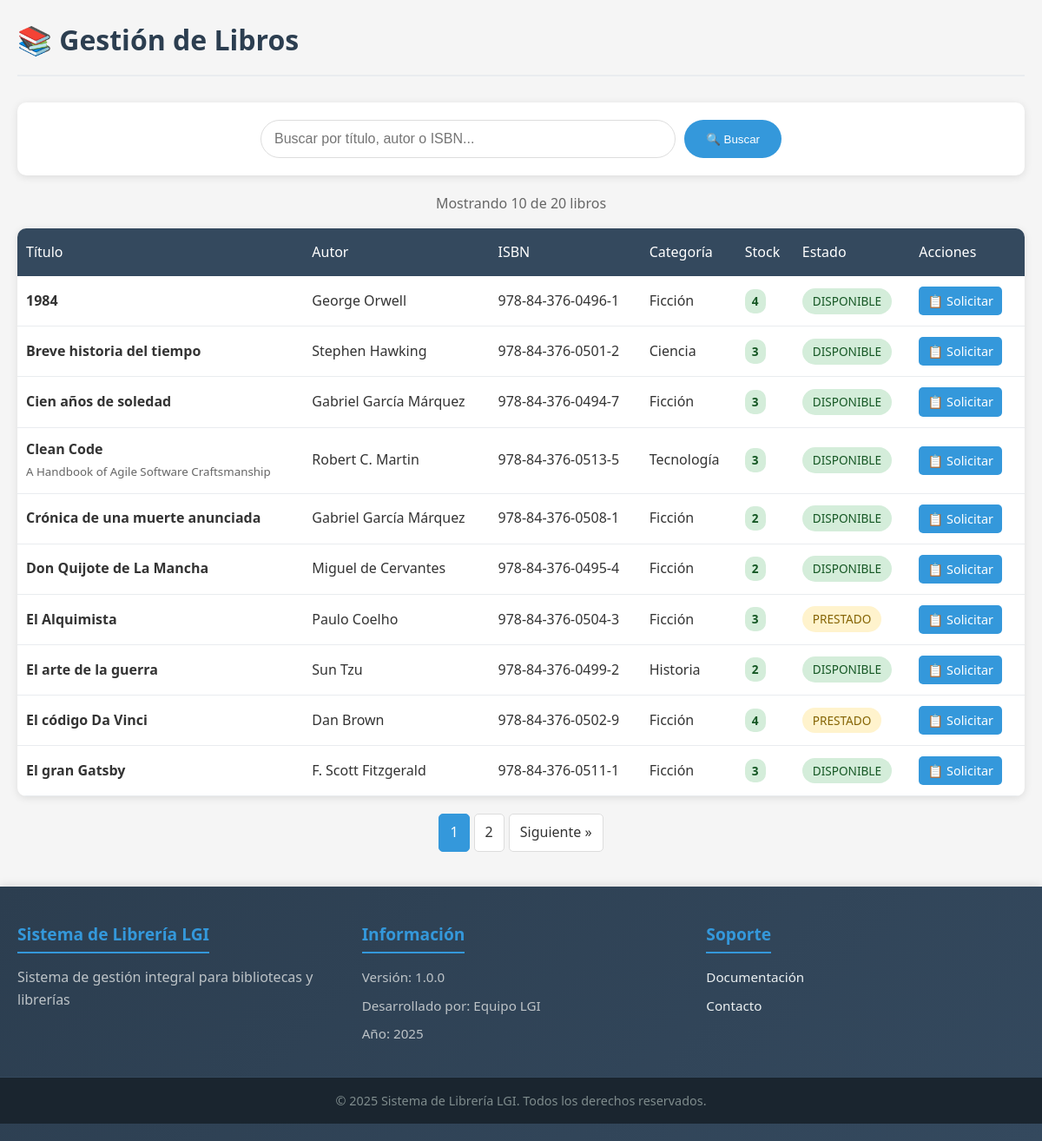
/libros/index.php, run on the app's committed database.
### tables this page shows
CREATE TABLE libros (
    id INT AUTO_INCREMENT PRIMARY KEY,
    titulo VARCHAR(500) NOT NULL,
    subtitulo VARCHAR(500),
    autor VARCHAR(300) NOT NULL,
    isbn VARCHAR(20) NOT NULL UNIQUE,
    categoria VARCHAR(100) NOT NULL,
    editorial VARCHAR(200),
    año_publicacion YEAR,
    paginas INT,
    descripcion TEXT,
    stock INT DEFAULT 1,
    ubicacion VARCHAR(200),
    fecha_registro TIMESTAMP DEFAULT CURRENT_TIMESTAMP,
    activo BOOLEAN DEFAULT TRUE,
    INDEX idx_titulo (titulo),
    INDEX idx_autor (autor),
    INDEX idx_isbn (isbn),
    INDEX idx_categoria (categoria),
    INDEX idx_activo (activo),
    FULLTEXT idx_busqueda (titulo, autor, descripcion)
);

### libros/index.php (the view, shortened to what this page needs)
<?php
require_once __DIR__ . '/../config/config.php';
$busqueda = $_GET['busqueda'] ?? '';
$pagina = max(1, intval($_GET['pagina'] ?? 1));
$registros_por_pagina = 10;
$offset = ($pagina - 1) * $registros_por_pagina;
$where_clause = "WHERE l.activo = 1";
$params = [];
try {
    $count_sql = "SELECT COUNT(*) FROM libros l $where_clause";
    $stmt = $pdo->prepare($count_sql);
    $stmt->execute($params);
    $total_registros = $stmt->fetchColumn();
    $total_paginas = ceil($total_registros / $registros_por_pagina);
    $sql = "SELECT l.*,
            (SELECT COUNT(*) FROM prestamos p WHERE p.libro_id = l.id AND p.fecha_devolucion IS NULL) as prestado
            FROM libros l
            $where_clause
            ORDER BY l.titulo
            LIMIT $registros_por_pagina OFFSET $offset";
    $stmt = $pdo->prepare($sql);
    $stmt->execute($params);
    $libros = $stmt->fetchAll();
} catch (PDOException $e) {
    $error = "Error al obtener los libros: " . $e->getMessage();
    $libros = [];
    $total_registros = 0;
    $total_paginas = 0;
}
include '../includes/header.php';
?>
<div class="page-header">
    <h1>📚 <?php echo $_SESSION['rol'] === 'usuario' ? 'Catálogo de Libros' : 'Gestión de Libros'; ?></h1>
</div>
<div class="search-section">
    <form method="GET" action="" class="search-form">
        <div class="search-input-group">
            <input type="text" name="busqueda" placeholder="Buscar por título, autor o ISBN..."
                   value="<?php echo htmlspecialchars($busqueda); ?>" class="search-input">
            <button type="submit" class="search-btn">🔍 Buscar</button>
        </div>
    </form>
</div>
<div class="results-info">
    <p>Mostrando <?php echo count($libros); ?> de <?php echo $total_registros; ?> libros</p>
</div>
<div class="table-container">
    <table class="data-table">
        <thead>
            <tr>
                <th>Título</th>
                <th>Autor</th>
                <th>ISBN</th>
                <th>Categoría</th>
                <th>Stock</th>
                <th>Estado</th>
                <th>Acciones</th>
            </tr>
        </thead>
        <tbody>
            <?php if (empty($libros)): ?>
                <tr>
                    <td colspan="7" class="text-center">
                        <?php if (!empty($busqueda)): ?>
                            No se encontraron libros que coincidan con "<?php echo htmlspecialchars($busqueda); ?>"
                        <?php else: ?>
                            No hay libros registrados
                        <?php endif; ?>
                    </td>
                </tr>
            <?php else: ?>
                <?php foreach ($libros as $libro): ?>
                    <tr>
                        <td>
                            <strong><?php echo htmlspecialchars($libro['titulo']); ?></strong>
                            <?php if ($libro['subtitulo']): ?>
                                <br><small class="text-muted"><?php echo htmlspecialchars($libro['subtitulo']); ?></small>
                            <?php endif; ?>
                        </td>
                        <td><?php echo htmlspecialchars($libro['autor']); ?></td>
                        <td><?php echo htmlspecialchars($libro['isbn']); ?></td>
                        <td><?php echo htmlspecialchars($libro['categoria']); ?></td>
                        <td>
                            <span class="stock-badge <?php echo $libro['stock'] > 0 ? 'stock-available' : 'stock-empty'; ?>">
                                <?php echo $libro['stock']; ?>
                            </span>
                        </td>
                        <td>
                            <?php if ($libro['prestado'] > 0): ?>
                                <span class="status-badge status-borrowed">Prestado</span>
                            <?php elseif ($libro['stock'] > 0): ?>
                                <span class="status-badge status-available">Disponible</span>
                            <?php else: ?>
                                <span class="status-badge status-unavailable">No disponible</span>
                            <?php endif; ?>
                        </td>
                        <td class="actions">
                            <?php if ($libro['stock'] > $libro['prestado']): ?>
                                <a href="../prestamos/solicitar.php?libro_id=<?php echo $libro['id']; ?>"
                                   class="btn btn-sm btn-primary" title="Solicitar préstamo">
                                    📋 Solicitar
                                </a>
                            <?php endif; ?>
                        </td>
                    </tr>
                <?php endforeach; ?>
            <?php endif; ?>
        </tbody>
    </table>
</div>
<?php if ($total_paginas > 1): ?>
    <div class="pagination">
        <?php for ($i = max(1, $pagina - 2); $i <= min($total_paginas, $pagina + 2); $i++): ?>
            <a href="?pagina=<?php echo $i; ?>&busqueda=<?php echo urlencode($busqueda); ?>"
               class="pagination-btn <?php echo $i === $pagina ? 'active' : ''; ?>">
                <?php echo $i; ?>
            </a>
        <?php endfor; ?>
        <?php if ($pagina < $total_paginas): ?>
            <a href="?pagina=<?php echo $pagina + 1; ?>&busqueda=<?php echo urlencode($busqueda); ?>"
               class="pagination-btn">Siguiente »</a>
        <?php endif; ?>
    </div>
<?php endif; ?>
<?php
include '../includes/footer.php';
?>

### includes/header.php (shortened to what this page needs)
<?php
$base_path = '/ProyectoLibreriaLGI/';
?>
<!DOCTYPE html>
<html lang="es">
<head>
    <link rel="stylesheet" href="<?php echo $base_path; ?>assets/css/style.css?v=<?php echo time(); ?>">
    <link rel="stylesheet" href="<?php echo $base_path; ?>assets/css/dashboard.css?v=<?php echo time(); ?>">
    <link rel="stylesheet" href="https://cdnjs.cloudflare.com/ajax/libs/font-awesome/6.0.0/css/all.min.css">
</head>
<body>
    <main class="main-content">
        <div class="container">

### includes/footer.php (shortened to what this page needs)
        </div>
    </main>
    <footer class="footer">
        <div class="footer-content">
            <div class="footer-section">
                <h4><?php echo SITE_NAME; ?></h4>
                <p>Sistema de gestión integral para bibliotecas y librerías</p>
            </div>
            <div class="footer-section">
                <h4>Información</h4>
                <ul>
                    <li>Versión: <?php echo SITE_VERSION; ?></li>
                    <li>Desarrollado por: <?php echo DEVELOPED_BY; ?></li>
                    <li>Año: <?php echo date('Y'); ?></li>
                </ul>
            </div>
            <div class="footer-section">
                <h4>Soporte</h4>
                <ul>
                    <li><a href="/ProyectoLibreriaLGI/documentacion.php">Documentación</a></li>
                    <li><a href="/ProyectoLibreriaLGI/contacto.php">Contacto</a></li>
                </ul>
            </div>
        </div>
        <div class="footer-bottom">
            <p>&copy; <?php echo date('Y'); ?> <?php echo SITE_NAME; ?>. Todos los derechos reservados.</p>
        </div>
    </footer>
</body>
</html>

### assets/css/style.css (style rules this page uses)
* { margin: 0; padding: 0; box-sizing: border-box; }
body { font-family: 'Segoe UI', Tahoma, Geneva, Verdana, sans-serif; line-height: 1.6; color: #333; background-color: #f5f5f5; }
.container { max-width: 1200px; margin: 0 auto; padding: 0 20px; }
.main-content { min-height: calc(100vh - 200px); padding: 20px 0; }
.page-header { display: flex; justify-content: space-between; align-items: center; margin-bottom: 30px; padding-bottom: 15px; border-bottom: 2px solid #e9ecef; }
.page-header h1 { color: #2c3e50; font-size: 2rem; margin: 0; }
.btn { display: inline-flex; align-items: center; padding: 10px 20px; border: none; border-radius: 5px; text-decoration: none; font-size: 1rem; cursor: pointer; transition: all 0.3s; font-weight: 500; }
.btn-primary { background: #3498db; color: white; }
.btn-sm { padding: 5px 10px; font-size: 0.9rem; }
.table-container { background: white; border-radius: 10px; overflow: hidden; box-shadow: 0 2px 10px rgba(0,0,0,0.1); margin-bottom: 20px; }
.data-table { width: 100%; border-collapse: collapse; }
.data-table th { background: #34495e; color: white; padding: 15px 10px; text-align: left; font-weight: 500; }
.data-table td { padding: 12px 10px; border-bottom: 1px solid #e9ecef; }
.data-table .actions { white-space: nowrap; }
.data-table .actions .btn { margin-right: 5px; }
.status-badge { display: inline-block; padding: 4px 12px; border-radius: 15px; font-size: 0.85rem; font-weight: 500; text-transform: uppercase; }
.status-available { background: #d4edda; color: #155724; }
.status-borrowed { background: #fff3cd; color: #856404; }
.stock-badge { display: inline-block; padding: 3px 8px; border-radius: 10px; font-size: 0.85rem; font-weight: bold; }
.stock-available { background: #d4edda; color: #155724; }
.search-section { background: white; padding: 20px; border-radius: 10px; box-shadow: 0 2px 10px rgba(0,0,0,0.1); margin-bottom: 20px; }
.search-form { display: flex; justify-content: center; }
.search-input-group { display: flex; gap: 10px; max-width: 600px; width: 100%; }
.search-input { flex: 1; padding: 12px 15px; border: 1px solid #ddd; border-radius: 25px; font-size: 1rem; }
.search-btn { padding: 12px 25px; background: #3498db; color: white; border: none; border-radius: 25px; cursor: pointer; transition: background-color 0.3s; }
.pagination { display: flex; justify-content: center; gap: 5px; margin: 20px 0; }
.pagination-btn { padding: 8px 12px; border: 1px solid #ddd; background: white; color: #333; text-decoration: none; border-radius: 5px; transition: all 0.3s; }
.pagination-btn.active { background: #3498db; color: white; border-color: #3498db; }
.results-info { text-align: center; margin: 15px 0; color: #666; }
.text-muted { color: #666; }
.footer { background: linear-gradient(135deg, #2c3e50, #34495e); color: white; margin-top: auto; padding: 40px 0 20px; box-shadow: 0 -2px 10px rgba(0,0,0,0.1); }
.footer-content { max-width: 1200px; margin: 0 auto; padding: 0 20px; display: grid; grid-template-columns: repeat(auto-fit, minmax(250px, 1fr)); gap: 30px; }
.footer-section h4 { color: #3498db; margin-bottom: 15px; font-size: 1.2rem; border-bottom: 2px solid #3498db; padding-bottom: 5px; display: inline-block; }
.footer-section ul { list-style: none; padding: 0; }
.footer-section ul li { margin-bottom: 8px; color: #bdc3c7; font-size: 0.95rem; }
.footer-section ul li a { color: #ecf0f1; text-decoration: none; transition: color 0.3s ease; }
.footer-section p { color: #bdc3c7; line-height: 1.6; margin-bottom: 15px; }
.footer-bottom { background: #1a252f; text-align: center; padding: 15px 0; margin-top: 30px; border-top: 1px solid #34495e; }
.footer-bottom p { margin: 0; color: #7f8c8d; font-size: 0.9rem; }
body { display: flex; flex-direction: column; min-height: 100vh; }
.main-content { flex: 1; padding-bottom: 20px; }

### data on the page
libros: titulo "1984", autor "George Orwell", isbn "978-84-376-0496-1", categoria "Ficción", stock "4", shows "DISPONIBLE"
libros: titulo "Breve historia del tiempo", autor "Stephen Hawking", isbn "978-84-376-0501-2", categoria "Ciencia", stock "3", shows "DISPONIBLE"
libros: titulo "Cien años de soledad", autor "Gabriel García Márquez", isbn "978-84-376-0494-7", categoria "Ficción", stock "3", shows "DISPONIBLE"
libros: titulo "Clean Code", subtitulo "A Handbook of Agile Software Craftsmanship", autor "Robert C. Martin", isbn "978-84-376-0513-5", categoria "Tecnología", stock "3", shows "DISPONIBLE"
libros: titulo "Crónica de una muerte anunciada", autor "Gabriel García Márquez", isbn "978-84-376-0508-1", categoria "Ficción", stock "2", shows "DISPONIBLE"
libros: titulo "Don Quijote de La Mancha", autor "Miguel de Cervantes", isbn "978-84-376-0495-4", categoria "Ficción", stock "2", shows "DISPONIBLE"
libros: titulo "El Alquimista", autor "Paulo Coelho", isbn "978-84-376-0504-3", categoria "Ficción", stock "3", shows "PRESTADO"
libros: titulo "El arte de la guerra", autor "Sun Tzu", isbn "978-84-376-0499-2", categoria "Historia", stock "2", shows "DISPONIBLE"
libros: titulo "El código Da Vinci", autor "Dan Brown", isbn "978-84-376-0502-9", categoria "Ficción", stock "4", shows "PRESTADO"
libros: titulo "El gran Gatsby", autor "F. Scott Fitzgerald", isbn "978-84-376-0511-1", categoria "Ficción", stock "3", shows "DISPONIBLE"

### other printed values
count($libros) "10"
$total_registros "20"
SITE_NAME "Sistema de Librería LGI"
SITE_VERSION "1.0.0"
DEVELOPED_BY "Equipo LGI"
